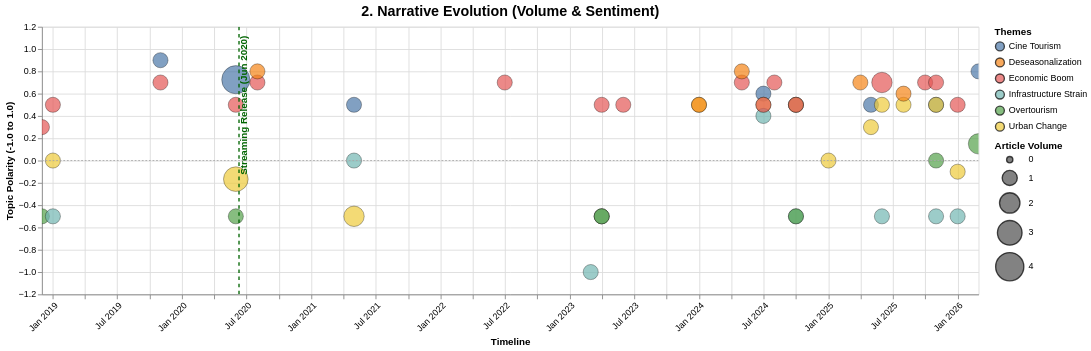

Here is the Vega-Lite specification saved for this chart:
### Vega-Lite specification from a JSON file in a GitHub repository (floating-point values rounded to 4 significant figures)
{"config": {"view": {"continuousWidth": 300, "continuousHeight": 300}}, "layer": [{"data": {"name": "data-57c864c8b668d6e1240500700673395c"}, "mark": {"type": "circle", "opacity": 0.7, "stroke": "black", "strokeWidth": 0.5}, "encoding": {"color": {"field": "Narrative_Topic", "legend": {"orient": "right", "title": "Themes"}, "scale": {"scheme": "tableau10"}, "type": "nominal"}, "size": {"field": "Mention_Count", "legend": {"orient": "right"}, "scale": {"range": [50, 1000]}, "title": "Article Volume", "type": "quantitative"}, "tooltip": [{"field": "Date", "type": "temporal"}, {"field": "Narrative_Topic", "type": "nominal"}, {"field": "Topic_Sentiment", "format": ".2f", "type": "quantitative"}, {"field": "Mention_Count", "type": "quantitative"}, {"field": "Evidence_Quotes", "type": "nominal"}], "x": {"axis": {"format": "%b %Y", "labelAngle": -45}, "field": "Date", "title": "Timeline", "type": "temporal"}, "y": {"field": "Topic_Sentiment", "scale": {"domain": [-1.1, 1.1]}, "title": "Topic Polarity (-1.0 to 1.0)", "type": "quantitative"}}, "name": "view_0cc322831128decd_0"}, {"data": {"name": "data-a0a55d106695e8d630baff0f16eee66d"}, "mark": {"type": "rule", "color": "#A9A9A9", "strokeDash": [2, 2]}, "encoding": {"y": {"field": "y", "type": "quantitative"}}}, {"data": {"name": "data-5c5c8fbebaa29f3364acccfd904c9859"}, "mark": {"type": "rule", "size": 1.5, "strokeDash": [4, 4]}, "encoding": {"color": {"field": "Color", "scale": null, "type": "nominal"}, "x": {"field": "Date", "type": "temporal"}}}, {"data": {"name": "data-5c5c8fbebaa29f3364acccfd904c9859"}, "mark": {"type": "text", "align": "right", "angle": 270, "baseline": "top", "dx": 5, "fontSize": 11, "fontWeight": "bold"}, "encoding": {"color": {"field": "Color", "scale": null, "type": "nominal"}, "text": {"field": "Event", "type": "nominal"}, "x": {"field": "Date", "type": "temporal"}, "y": {"value": 15}}}], "height": 300, "params": [{"name": "param_1e9efca18e7a2868", "select": {"type": "interval", "encodings": ["x", "y"]}, "bind": "scales", "views": ["view_0cc322831128decd_0"]}], "title": {"text": "2. Narrative Evolution (Volume & Sentiment)", "fontSize": 16}, "width": 1050, "$schema": "https://vega.github.io/schema/vega-lite/v6.4.1.json", "datasets": {"data-57c864c8b668d6e1240500700673395c": [{"Date": "2018-12-01T00:00:00", "Narrative_Topic": "Economic Boom", "Mention_Count": 1, "Topic_Sentiment": 0.3, "Evidence_Quotes": "\"La ricchezza della modernità e la fine delle ostilità mescolano le carte, come nel sogno americano in cui tutti possono, contando sulle loro forze, riscattarsi.\""}, {"Date": "2018-12-01T00:00:00", "Narrative_Topic": "Overtourism", "Mention_Count": 1, "Topic_Sentiment": -0.5, "Evidence_Quotes": "\"Lascia il dubbio che, se dietro a un fotogenico simbolo turistico si cela una storia dolorosa di prepotenze, allora possano essercene anche altre.\""}, {"Date": "2019-01-01T00:00:00", "Narrative_Topic": "Urban Change", "Mention_Count": 1, "Topic_Sentiment": 0.0, "Evidence_Quotes": ""}, {"Date": "2019-01-01T00:00:00", "Narrative_Topic": "Infrastructure Strain", "Mention_Count": 1, "Topic_Sentiment": -0.5, "Evidence_Quotes": "\"il peggio deve ancora arrivare e si chiama progresso, che reclama la costruzione di una diga…\""}, {"Date": "2019-01-01T00:00:00", "Narrative_Topic": "Economic Boom", "Mention_Count": 1, "Topic_Sentiment": 0.5, "Evidence_Quotes": "\"ha superato queste avversità trovando importanti finanziatori e rilanciandosi come il più vecchio premio letterario italiano.\""}, {"Date": "2019-11-01T00:00:00", "Narrative_Topic": "Cine Tourism", "Mention_Count": 1, "Topic_Sentiment": 0.9, "Evidence_Quotes": "\"La serie ambientata in Val Venosta si intitolerà 'Curon', come l’omonimo paesino in provincia di Bolzano, situato al confine con l’Austria e la Svizzera.\""}, {"Date": "2019-11-01T00:00:00", "Narrative_Topic": "Economic Boom", "Mention_Count": 1, "Topic_Sentiment": 0.7, "Evidence_Quotes": "\"Contributi economici che vengono erogati dalla Commissione per supportare le fasi di pre-produzione e produzione di lungometraggi, documentari e serie televisive realizzati totalmente o in parte sul territorio provinciale.\""}, {"Date": "2020-06-01T00:00:00", "Narrative_Topic": "Cine Tourism", "Mention_Count": 4, "Topic_Sentiment": 0.725, "Evidence_Quotes": "\"Grazie a Netflix, le ricerche intorno a questo paesino impazzano sul web e incentivano il turismo...\" | \"Ecco le cose da sapere sul luogo protagonista della serie tv disponibile dal 10 giugno\"}, | «La serie Curon nasce da Curon» | \"Questo il quesito attorno cui si sviluppano i 7 episodi della nuova serie Netflix 'Curon'...\""}, {"Date": "2020-06-01T00:00:00", "Narrative_Topic": "Urban Change", "Mention_Count": 3, "Topic_Sentiment": -0.1667, "Evidence_Quotes": "\"L’allagamento della cittadina di Curon non è avvenuto per cause naturali, ma è stato voluto per costruire una diga.\"}, | «ma che ama la tranquillità, in particolare nella profondità di una valle come la Venosta, che dopo la messa in onda potrebbe venire stravolta» | \"...divenuta celebre per il caratteristico campanile che spunta dalle acque del lago di Resia, a memoria della sommersione del paese...\""}, {"Date": "2020-06-01T00:00:00", "Narrative_Topic": "Economic Boom", "Mention_Count": 1, "Topic_Sentiment": 0.5, "Evidence_Quotes": "«con il sostegno di IDM Film Fund &Commission»"}, {"Date": "2020-06-01T00:00:00", "Narrative_Topic": "Overtourism", "Mention_Count": 1, "Topic_Sentiment": -0.5, "Evidence_Quotes": "«ma che ama la tranquillità, in particolare nella profondità di una valle come la Venosta, che dopo la messa in onda potrebbe venire stravolta»"}, {"Date": "2020-08-01T00:00:00", "Narrative_Topic": "Economic Boom", "Mention_Count": 1, "Topic_Sentiment": 0.7, "Evidence_Quotes": "\"Il concetto di vacanza a casa propria si traduce in un ventaglio di opportunità turistiche potenzialmente infinite.\""}, {"Date": "2020-08-01T00:00:00", "Narrative_Topic": "Deseasonalization", "Mention_Count": 1, "Topic_Sentiment": 0.8, "Evidence_Quotes": "\"C’è un tipo di vacanza che non conosce crisi ed è quella della riscoperta.\""}, {"Date": "2021-05-01T00:00:00", "Narrative_Topic": "Cine Tourism", "Mention_Count": 1, "Topic_Sentiment": 0.5, "Evidence_Quotes": "\"Il campanile ha acquisito ulteriore fascino negli ultimi anni grazie al romanzo 'Io resto qui' e la serie Netflix 'Curon'.\""}, {"Date": "2021-05-01T00:00:00", "Narrative_Topic": "Urban Change", "Mention_Count": 2, "Topic_Sentiment": -0.5, "Evidence_Quotes": "\"Furono in totale 677 gli ettari di terreno sommersi, quasi 150 le famiglie che persero i loro averi.\" | \"l’opera provocò la completa sommersione dell’antico centro abitato di Curon, 163 case che vennero in pratica trasferite altrove.\""}, {"Date": "2021-05-01T00:00:00", "Narrative_Topic": "Infrastructure Strain", "Mention_Count": 1, "Topic_Sentiment": 0.0, "Evidence_Quotes": ""}, {"Date": "2022-07-01T00:00:00", "Narrative_Topic": "Economic Boom", "Mention_Count": 1, "Topic_Sentiment": 0.7, "Evidence_Quotes": "\"Il tutto in un clima di festa compreso lo storico mercato dei contadini posizionato proprio a fianco della zona di arrivo e partenza.\""}, {"Date": "2023-03-01T00:00:00", "Narrative_Topic": "Infrastructure Strain", "Mention_Count": 1, "Topic_Sentiment": -1.0, "Evidence_Quotes": "\"Con i primi comuni serviti dalle autobotti.\""}, {"Date": "2023-04-01T00:00:00", "Narrative_Topic": "Urban Change", "Mention_Count": 1, "Topic_Sentiment": -0.5, "Evidence_Quotes": "«Oltre all’affollamento nelle strade, l’aumento degli alloggi offerti sulle piattaforme come Airbnb è diventato un problema soprattutto nei comuni più grandi perché per gli abitanti è complicato trovare case in affitto o da comprare»"}, {"Date": "2023-04-01T00:00:00", "Narrative_Topic": "Infrastructure Strain", "Mention_Count": 1, "Topic_Sentiment": -0.5, "Evidence_Quotes": "«Anni di turismo record come il 2019 ci ricordano che il turismo in Alto Adige lavora sempre più ai limiti della sua sostenibilità sociale, ecologica e, in ultima analisi, anche economica»"}, {"Date": "2023-04-01T00:00:00", "Narrative_Topic": "Economic Boom", "Mention_Count": 1, "Topic_Sentiment": 0.5, "Evidence_Quotes": "«L’HGV si è dichiarato d’accordo con i principi del piano provinciale per lo sviluppo turistico»"}, {"Date": "2023-04-01T00:00:00", "Narrative_Topic": "Overtourism", "Mention_Count": 1, "Topic_Sentiment": -0.5, "Evidence_Quotes": "«Alcuni comuni e albergatori hanno criticato le nuove regole sostenendo che siano un freno all’iniziativa imprenditoriale e allo sviluppo turistico»"}, {"Date": "2023-06-01T00:00:00", "Narrative_Topic": "Economic Boom", "Mention_Count": 1, "Topic_Sentiment": 0.5, "Evidence_Quotes": "\"è possibile smezzare il percorso e prendere il bus di linea al ritorno.\""}, {"Date": "2024-01-01T00:00:00", "Narrative_Topic": "Urban Change", "Mention_Count": 1, "Topic_Sentiment": 0.5, "Evidence_Quotes": "\"Le città italiane offrono anche l'opportunità di godere del pattinaggio su ghiaccio in contesti urbani unici.\""}, {"Date": "2024-01-01T00:00:00", "Narrative_Topic": "Deseasonalization", "Mention_Count": 1, "Topic_Sentiment": 0.5, "Evidence_Quotes": "\"Nella Capitale, ad esempio, fino alla metà di Febbraio 2024 è aperta la pista di pattinaggio Ice Park Piazza Smart.\""}, {"Date": "2024-05-01T00:00:00", "Narrative_Topic": "Economic Boom", "Mention_Count": 1, "Topic_Sentiment": 0.7, "Evidence_Quotes": "\"Famosa soprattutto per i suoi pregiati vini Barolo e Barbera ed il tartufo bianco, la città però è una vera unione tra la storia e la cultura piemontese e la natura delle colline.\""}, {"Date": "2024-05-01T00:00:00", "Narrative_Topic": "Deseasonalization", "Mention_Count": 1, "Topic_Sentiment": 0.8, "Evidence_Quotes": "\"È già giunto il momento di pianificare un viaggio per quest'estate o per quest'ultima parte di primavera.\""}, {"Date": "2024-07-01T00:00:00", "Narrative_Topic": "Cine Tourism", "Mention_Count": 1, "Topic_Sentiment": 0.6, "Evidence_Quotes": "\"Basti pensare che qui è stata girata la serie Netflix Curon, di genere fantastico.\""}, {"Date": "2024-07-01T00:00:00", "Narrative_Topic": "Urban Change", "Mention_Count": 1, "Topic_Sentiment": 0.5, "Evidence_Quotes": "\"la sua storia, cosa fare e la leggenda che aleggia intorno al Lago di Resia.\""}, {"Date": "2024-07-01T00:00:00", "Narrative_Topic": "Infrastructure Strain", "Mention_Count": 1, "Topic_Sentiment": 0.4, "Evidence_Quotes": "\"Nel corso degli anni è stato eseguito un intervento di restauro per preservare il campanile romanico.\""}, {"Date": "2024-07-01T00:00:00", "Narrative_Topic": "Economic Boom", "Mention_Count": 1, "Topic_Sentiment": 0.5, "Evidence_Quotes": "\"È fondamentale che le informazioni sugli sconti siano veritiere sia nelle comunicazioni pubblicitarie che nei prezzi indicati nei negozi.\""}, {"Date": "2024-08-01T00:00:00", "Narrative_Topic": "Economic Boom", "Mention_Count": 1, "Topic_Sentiment": 0.7, "Evidence_Quotes": "\"Una delle località più scelte dove dormire in Friuli Venezia Giulia è Sauris, grazie alla bellezza del suo placido lago.\""}, {"Date": "2024-10-01T00:00:00", "Narrative_Topic": "Cine Tourism", "Mention_Count": 1, "Topic_Sentiment": 0.5, "Evidence_Quotes": "\"Ha fatto parte del set di una serie Netflix.\""}, {"Date": "2024-10-01T00:00:00", "Narrative_Topic": "Urban Change", "Mention_Count": 1, "Topic_Sentiment": 0.5, "Evidence_Quotes": "\"Il progetto prevede un garage interrato per le auto. Un edificio con ristorante e bagni. Un ufficio turistico e un museo.\""}, {"Date": "2024-10-01T00:00:00", "Narrative_Topic": "Infrastructure Strain", "Mention_Count": 1, "Topic_Sentiment": -0.5, "Evidence_Quotes": "\"L'area attorno però è trafficata. Povera di servizi.\""}, {"Date": "2024-10-01T00:00:00", "Narrative_Topic": "Economic Boom", "Mention_Count": 1, "Topic_Sentiment": 0.5, "Evidence_Quotes": "\"La Provincia vuole investire 8 milioni per migliorarla.\""}, {"Date": "2024-10-01T00:00:00", "Narrative_Topic": "Overtourism", "Mention_Count": 1, "Topic_Sentiment": -0.5, "Evidence_Quotes": "\"Ma ai promotori il rischio di overtourism non spaventa.\""}, {"Date": "2025-01-01T00:00:00", "Narrative_Topic": "Urban Change", "Mention_Count": 1, "Topic_Sentiment": 0.0, "Evidence_Quotes": "\"La storia del campanile sommerso di Curon è strettamente legata alla costruzione della diga che ha portato alla fusione dei laghi di Resia e Curon.\""}, {"Date": "2025-04-01T00:00:00", "Narrative_Topic": "Deseasonalization", "Mention_Count": 1, "Topic_Sentiment": 0.7, "Evidence_Quotes": "\"La voglia di viaggiare non conosce stagione!\""}, {"Date": "2025-05-01T00:00:00", "Narrative_Topic": "Cine Tourism", "Mention_Count": 1, "Topic_Sentiment": 0.5, "Evidence_Quotes": "\"L’atmosfera surreale di Curon e del suo campanile possono essere scoperte anche da casa, attraverso i tanti libri, i film o le serie TV che l’hanno scelto come location.\""}, {"Date": "2025-05-01T00:00:00", "Narrative_Topic": "Urban Change", "Mention_Count": 1, "Topic_Sentiment": 0.3, "Evidence_Quotes": "\"La popolazione viene dunque obbligata a trasferirsi nel nuovo paese, ricostruito sul lato orientale della valle.\""}, {"Date": "2025-06-01T00:00:00", "Narrative_Topic": "Urban Change", "Mention_Count": 1, "Topic_Sentiment": 0.5, "Evidence_Quotes": "\"Questo angolo appartato di Alto Adige, che piace sempre più per la sua vocazione all’accoglienza ecosostenibile, ha pagato un tributo più pesante che altrove alla furia dei totalitarismi, alla prepotenza del profitto e alla miopia della politica.\""}, {"Date": "2025-06-01T00:00:00", "Narrative_Topic": "Infrastructure Strain", "Mention_Count": 1, "Topic_Sentiment": -0.5, "Evidence_Quotes": "\"A rendere ancor più faraonica e complessa l’intera operazione, si è aggiunta infine la necessità di mettere in sicurezza la statale 40 fra Resia e Curon, spostando la strada di una cinquantina di metri verso la riva.\""}, {"Date": "2025-06-01T00:00:00", "Narrative_Topic": "Economic Boom", "Mention_Count": 2, "Topic_Sentiment": 0.7, "Evidence_Quotes": "\"Confcommercio ha elaborato una tabella dettagliata, aggiornata regione per regione, che fornisce tutte le informazioni utili su durate e restrizioni relative alle vendite promozionali pre-saldi.\" | \"La crescita del benessere economico, dovuta in buona parte al turismo intelligentemente sostenuto con adeguati incentivi dalla Provincia Autonoma.\""}, {"Date": "2025-08-01T00:00:00", "Narrative_Topic": "Urban Change", "Mention_Count": 1, "Topic_Sentiment": 0.5, "Evidence_Quotes": "\"testimonianze dolorose di un progresso spesso imposto, che ha cancellato identità e memorie.\""}, {"Date": "2025-08-01T00:00:00", "Narrative_Topic": "Deseasonalization", "Mention_Count": 1, "Topic_Sentiment": 0.6, "Evidence_Quotes": "\"In estate è una meta ideale per il trekking e il ciclismo, con il tratto della ciclabile dell’Adige che lo costeggia.\""}, {"Date": "2025-10-01T00:00:00", "Narrative_Topic": "Economic Boom", "Mention_Count": 1, "Topic_Sentiment": 0.7, "Evidence_Quotes": "\"Ogni anno, il borgo lucchese ospita l’Halloween Celebration, una delle feste più grandi d’Italia.\""}, {"Date": "2025-11-01T00:00:00", "Narrative_Topic": "Cine Tourism", "Mention_Count": 1, "Topic_Sentiment": 0.5, "Evidence_Quotes": "«Questo luogo incantato e unico nel suo genere, è diventato negli anni una meta obbligatoria per i turisti che visitano la provincia di Bolzano, motociclisti e curiosi, celebrato nel mondo anche grazie a film come The Italian Job (2003) e la più recente serie di Netflix, Curon (2020)»."}, {"Date": "2025-11-01T00:00:00", "Narrative_Topic": "Urban Change", "Mention_Count": 1, "Topic_Sentiment": 0.5, "Evidence_Quotes": "«Una serie di misure che hanno comportato un aumento delle spese dai 21,4 milioni di euro inizialmente previsti a circa 26,6»."}, {"Date": "2025-11-01T00:00:00", "Narrative_Topic": "Infrastructure Strain", "Mention_Count": 1, "Topic_Sentiment": -0.5, "Evidence_Quotes": "«Il tratto della SS 40 interessato ai lavori è quello compreso tra il chilometro 22,90 e il chilometro 24,30. La strada statale e le relative gallerie da ristrutturare corrono direttamente lungo il pendio della montagna, con il rischio di caduta massi e valanghe.»"}, {"Date": "2025-11-01T00:00:00", "Narrative_Topic": "Economic Boom", "Mention_Count": 1, "Topic_Sentiment": 0.7, "Evidence_Quotes": "\"contribuisce sia alla bellezza paesaggistica sia allo sviluppo economico e sostenibile del territorio.\""}, {"Date": "2025-11-01T00:00:00", "Narrative_Topic": "Overtourism", "Mention_Count": 1, "Topic_Sentiment": 0.0, "Evidence_Quotes": ""}, {"Date": "2026-01-01T00:00:00", "Narrative_Topic": "Urban Change", "Mention_Count": 1, "Topic_Sentiment": -0.1, "Evidence_Quotes": "il loro numero è sceso solo di 196 unità (-2,4%)"}, {"Date": "2026-01-01T00:00:00", "Narrative_Topic": "Infrastructure Strain", "Mention_Count": 1, "Topic_Sentiment": -0.5, "Evidence_Quotes": "«crescente onere burocratico»"}, {"Date": "2026-01-01T00:00:00", "Narrative_Topic": "Economic Boom", "Mention_Count": 1, "Topic_Sentiment": 0.5, "Evidence_Quotes": "«È stato un evento visionario che ha dato slancio all'intero ciclo economico, non solo agli hotel.»"}, {"Date": "2026-03-01T00:00:00", "Narrative_Topic": "Cine Tourism", "Mention_Count": 1, "Topic_Sentiment": 0.8, "Evidence_Quotes": "\"Non è un caso che questo luogo sia stato scelto come location per film e spot pubblicitari.\""}, {"Date": "2026-03-01T00:00:00", "Narrative_Topic": "Overtourism", "Mention_Count": 2, "Topic_Sentiment": 0.15, "Evidence_Quotes": "\"Il turismo di massa sembra non essere mai arrivato davvero.\" | \"...senza la folla delle mete più gettonate.\""}], "data-a0a55d106695e8d630baff0f16eee66d": [{"y": 0}], "data-5c5c8fbebaa29f3364acccfd904c9859": [{"Date": "2020-06-10T00:00:00", "Event": "Streaming Release (Jun 2020)", "Color": "#006400"}]}}
